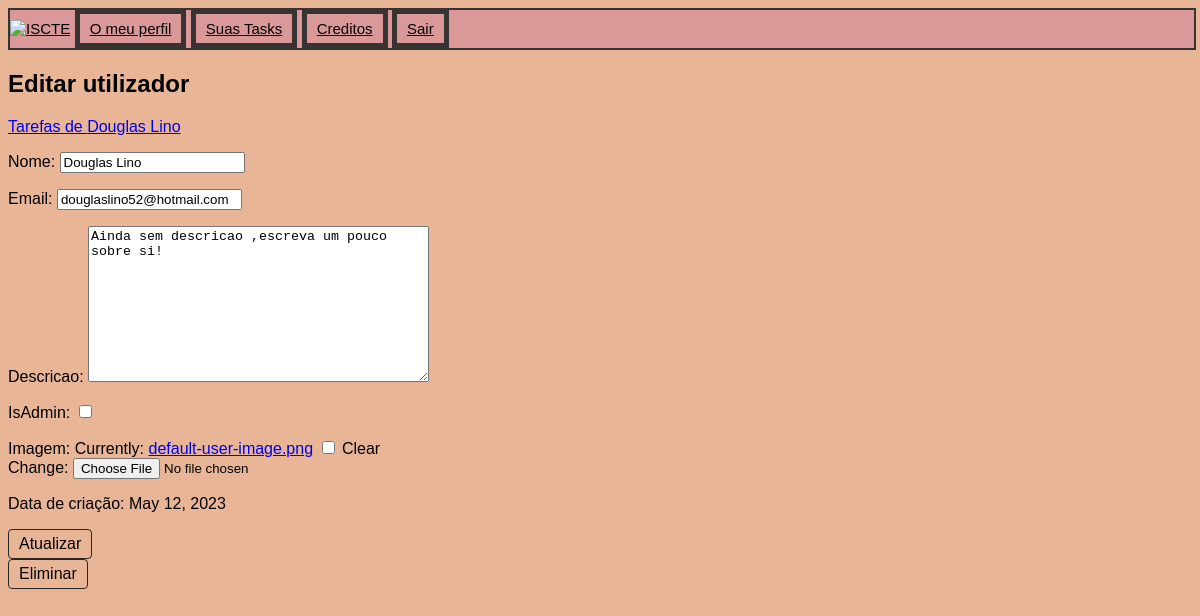
Page /taskmanager/users/edit/2 (signed in) on the committed database.
### taskmanager/models.py (models this page shows, shortened)
class Utilizador(models.Model):
    user = models.OneToOneField(User, on_delete=models.CASCADE)
    nome = models.CharField(max_length=50)
    email = models.CharField(max_length=50)
    imagem = models.ImageField(upload_to='profile_pics', blank=True, null=True)
    descricao = models.TextField( max_length=300,default ="Ainda sem descricao, escreva um pouco sobre si!")
    datadecriacao = models.DateField(auto_now_add=True)
    def __str__(self):
        return f'{self.user.username} Utilizador'
    isAdmin = models.BooleanField(default=False)

### taskmanager/views.py (the view)
# urls.py: path('users/edit/<int:utilizador_id>', views.edit_user, name='edit_user'),
@login_required(login_url='/taskmanager/')
def edit_user(request, utilizador_id):
    utilizador = Utilizador.objects.get(id=utilizador_id)
    if request.method == 'POST':
        form = UserForm(request.POST, instance=utilizador)
        if form.is_valid():
            form.save()
            return redirect('taskmanager:user_list')
    else:
        form = UserForm(instance=utilizador)
    print(utilizador)
    return render(request, 'taskmanager/edit_user.html', {'form': form, 'utilizador': utilizador})

### taskmanager/forms.py
class UserForm(forms.ModelForm):
    class Meta:
        model = Utilizador
        exclude = ['datadecriacao']
        fields = ['nome', 'email', 'descricao','isAdmin', 'imagem', 'datadecriacao']
        widgets = {
            'datadecriacao': forms.DateInput(attrs={'type': 'date', 'readonly': 'readonly'})
        }

### taskmanager/templates/taskmanager/edit_user.html (shortened to what this page needs)
{% extends "./base.html" %}
{% block head %}
    {% load static %}
    <link rel="stylesheet" type="text/css" href="{% static 'taskmanager/css/mystyle.css'%}">
{% endblock %}
{% block content %}
  <h2>Editar utilizador</h2>
    <a href="{% url 'taskmanager:users_tasks' utilizador.user.id %}">Tarefas de {{ utilizador.nome }}</a>
  <form method="post" action="{% url 'taskmanager:edit_user' utilizador.user.id %}">
    {{ form.as_p }}
      <label> Data de criação: {{ utilizador.datadecriacao }}  </label><p></p>
    <button type="submit">Atualizar</button>
  </form>
    <button id="delete">Eliminar</button>
{% endblock %}

### taskmanager/static/taskmanager/css/mystyle.css (style rules this page uses)
body { background-color: #e8b696; font-family: "Arial"; }
button { display: inline-block; padding: 5px 10px; background-color: #e8b696; color: #000000; text-decoration: none; border-radius: 4px; border: 1px solid black; border-color: #2a2626; cursor: pointer; font-size: 16px; }

### rows in the picture
Utilizador: nome "Douglas Lino", email "douglaslino52@hotmail.com", descricao "Ainda sem descricao ,escreva um pouco sobre si!", datadecriacao "May 12, 2023"
